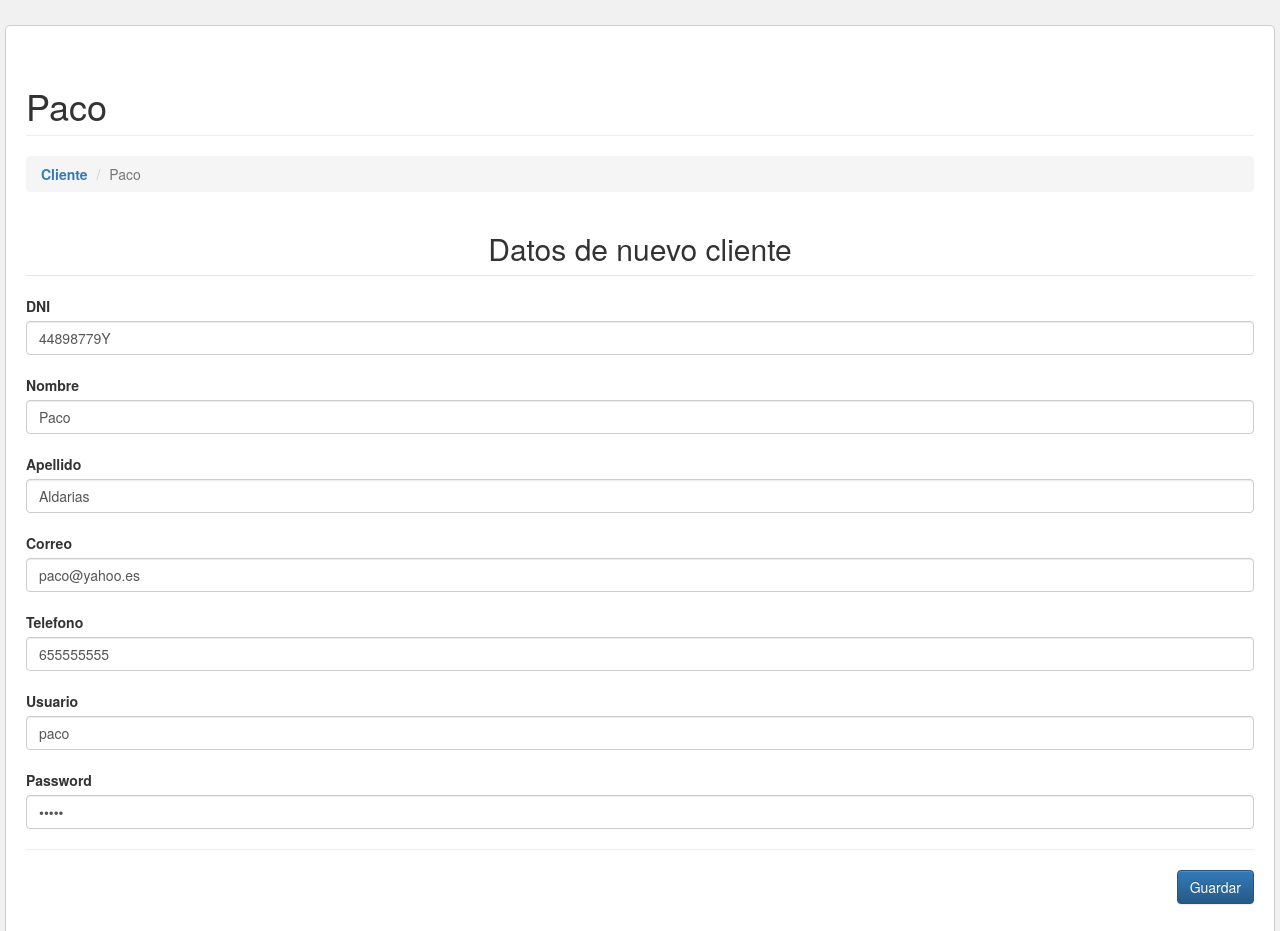
The page /controller/controladorCliente.php?c=cliente&a=CrudCliente&id=2 (signed in) on the database its author committed.
### tables this page shows
CREATE TABLE `cliente` (
  `id` int(11) NOT NULL,
  `dni` varchar(60) NOT NULL,
  `Nombre` varchar(50) NOT NULL DEFAULT '0',
  `Apellido` varchar(50) NOT NULL DEFAULT '0',
  `Correo` varchar(50) NOT NULL,
  `Telefono` varchar(60) NOT NULL,
  `usuario` varchar(45) DEFAULT NULL,
  `password` varchar(45) DEFAULT NULL
);

### controller/cliente.controller.php (called while the page is built, shortened)
<?php
require_once 'C:/xampp/htdocs/frankriescodwsextra/model/cliente.php';
class clienteController {
    private $model;
    public function __construct() {
        $this->model = new cliente();
    }
    public function CrudCliente() {
        $cliente = new cliente();
        if (isset($_REQUEST['id'])) {
            $cliente = $this->model->ObtenerCl($_REQUEST['id']);
        }
        require_once ('../view/header.php');
        require_once ('../view/cliente-editar.php');
    }
}
?>

### model/database.php (called while the page is built)
<?php
class Database{
    public static function conexionDB()
    {
        try{
            $dbconexion = new PDO('mysql:host=localhost;dbname=tienda;charset=utf8', 'root', '');
            $dbconexion->setAttribute(PDO::ATTR_ERRMODE, PDO::ERRMODE_EXCEPTION);
        } catch (Exception $ex) {
           echo "ERROR: " . $ex->getMessage();
        }
        return $dbconexion;
    }
}

### model/cliente.php (called while the page is built, shortened)
<?php
class cliente {
    private $pdo;
    public function __CONSTRUCT() {
        try {
            $this->pdo = Database::conexionDB();
        } catch (Exception $e) {
            die($e->getMessage());
        }
    }
    public function ObtenerCl($id) {
        try {
            $resultSet = $this->pdo->prepare("SELECT * FROM cliente WHERE id= ?");
            $resultSet->execute(array($id));
            return $resultSet->fetch(PDO::FETCH_OBJ);
        } catch (Exception $e) {
            die($e->getMessage());
        }
    }
}
?>

### view/cliente-editar.php (the view, shortened to what this page needs)
<!DOCTYPE html>
<html><head><link rel="shortcut icon" href="../web/images/favicon.ico"></head><body>
<h1 class="page-header">
    <?php echo "<b>".$cliente->id != null ? $cliente->Nombre ."</b>": 'Actualizando Registro'; ?>
</h1>
<ol class="breadcrumb">
    <li><a href="?c=cliente"><b>Cliente</b></a></li>
    <li class="active"><?php echo $cliente->id != null ? $cliente->Nombre : '<h3>| Nuevo Registro</h3>'; ?></li>
</ol>
<table border="1" class="table  table-striped  table-hover" id="tabla" >
    <form id="frm-cliente" action="?c=cliente&a=GuardarCliente" method="POST" enctype="multipart/form-data">
        <fieldset>
            <legend style="text-align: center"><h2>Datos de nuevo cliente</h2></legend>
            <div class="form-group">
                <label>DNI</label><input type="text" maxlength="9" size="9" name="dni" value="<?php echo $cliente->dni; ?>" class="form-control" placeholder="Ingrese su dni" required>
                <br>
                <label>Nombre</label><input type="text"  size="50" name="Nombre" value="<?php echo $cliente->Nombre; ?>" class="form-control" placeholder="Ingrese su nombre" required>
                <br>
                <label>Apellido</label><input type="text" size="50" name="Apellido" value="<?php echo $cliente->Apellido; ?>" class="form-control" placeholder="Ingrese su apellido" required>
                <br>
                <label>Correo</label><input type="text" size="50" name="Correo" value="<?php echo $cliente->Correo; ?>" class="form-control" placeholder="Ingrese su correo electrónico" required>
                <br>
                <label>Telefono</label><input type="text" size="50" name="Telefono" value="<?php echo $cliente->Telefono; ?>" class="form-control" placeholder="Ingrese su telefono" required>
                <br>
                <label>Usuario</label><input type="text" size="50" name="usuario" value="<?php echo $cliente->usuario; ?>" class="form-control" placeholder="Ingrese su usuario" required>
                <br>
                <label>Password</label><input type="password" size="50" name="password" value="<?php echo $cliente->password; ?>" class="form-control" placeholder="Ingrese su contraseña" required>
            </div>
            <hr />
            <div class="text-right">
                <button class="btn btn-primary">Guardar</button>
            </div>
        </fieldset>
    </form>
</table>
</body></html>

### view/header.php (style rules this page uses)
body { margin:0; padding:0; background-color:#f1f1f1; }

### rows shown on the page
cliente: Nombre "Paco", dni "44898779Y", Apellido "Aldarias", Correo "paco@yahoo.es", Telefono "655555555", usuario "paco"
